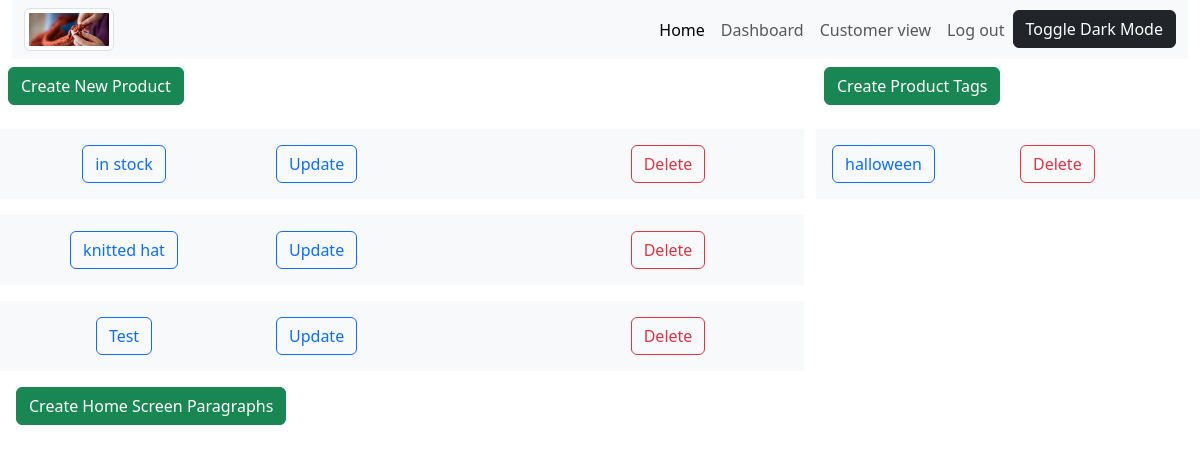
/dashboard/ (signed in), run on an earlier commit of the app's database.
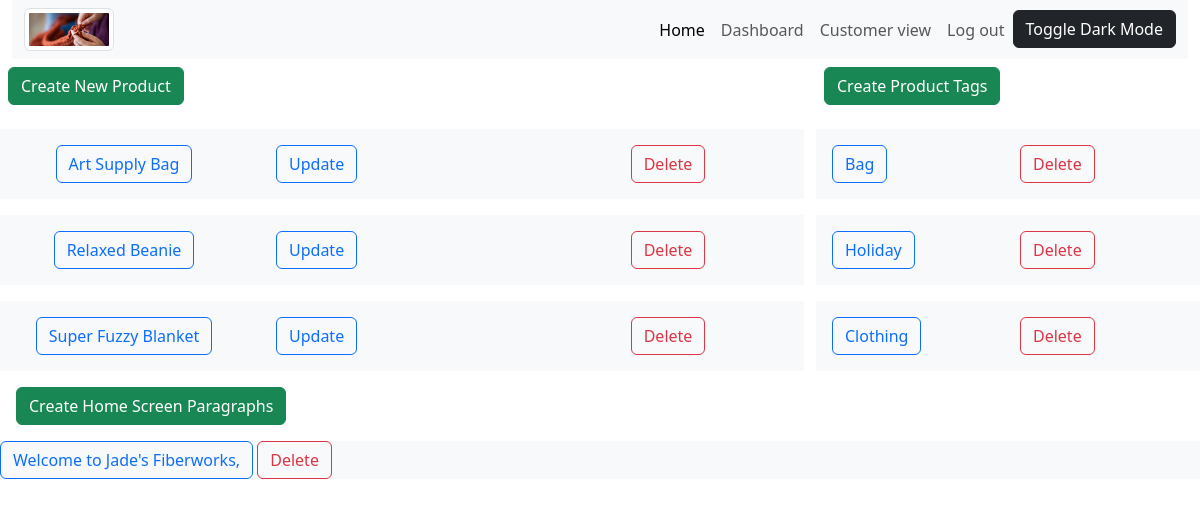
And on a later commit of the database.
### fiberworks_app/models.py (models this page shows, shortened)
class Product(models.Model):
    CATEGORY = (
        ('hats', 'hats'),
        ('shawls', 'shawls'),
        ('blankets', 'blankets'),
        ('scarves', 'scarves'),
        ('other', 'other'),
    )
    name = models.CharField(max_length=100)
    price = models.DecimalField(max_digits=5, decimal_places=2)
    description = models.CharField(max_length=250, blank=True, null=True)
    category = models.CharField(max_length=20, default='hats', choices=CATEGORY)
    tags = models.ManyToManyField(Tag, blank=True)
    image = models.ImageField(blank=True, null=True)
    in_stock = models.BooleanField(default=False)
    on_homepage = models.BooleanField(default=False)
    def get_absolute_url(self):
        return reverse("product_details", kwargs={"pk": self.pk})

class Tag(models.Model):
    name = models.CharField(max_length=100)

class Homescreen(models.Model):
    title = models.CharField(max_length=100, blank=True, null=True)
    paragraph = models.TextField(max_length=1000, blank=True, null=True)

### fiberworks_app/views.py (the view)
# urls.py: path('dashboard/', views.dashboard, name='dashboard'),
@login_required(login_url='login')
def dashboard(request):
    products = Product.objects.all()
    tags = Tag.objects.all().distinct()
    homescreen = Homescreen.objects.all()
    return render(request, 'fiberworks_app/dashboard.html', {'products': products, 'tags': tags, 'homescreen': homescreen})

### fiberworks_app/templates/fiberworks_app/dashboard.html (shortened to what this page needs)
{% extends 'fiberworks_app/base_template.html' %}
{% block content %}
  <div class="row">
    <div class="col-md-8">
      <a class="btn btn-success m-2" href="{% url 'create_product' %}">Create New Product</a>
      {% for product in products %}
        <div class="row">
          <div class="col bg-light p-3 text-center">
            <a class="btn btn-outline-primary" href="{{ product.get_absolute_url }}">{{ product.name }}</a>
          </div>
          <div class="col bg-light p-3">
            <a class="btn btn-outline-primary" href="{% url 'update_product' product.pk %}">Update</a>
          </div>
          <div class="col bg-light p-3 text-center">
            <a class="btn btn-outline-danger" href="{% url 'delete_product' product.pk %}">Delete</a>
          </div>
        </div>
      {% endfor %}
    </div>
    <div class="col-md-4">
      <a class="btn btn-success m-2" href="{% url 'create_tag' %}">Create Product Tags</a>
      {% for tag in tags %}
        <div class="col bg-light text-bg-light p-3">
          <div class="row">
            <div class="col">
              <a class="btn btn-outline-primary" href="{% url 'update_tag' tag.pk %}">{{ tag.name }}</a>
            </div>
            <div class="col">
              <a class="btn btn-outline-danger" href="{% url 'delete_tag' tag.pk %}">Delete</a>
            </div>
          </div>
        </div>
      {% endfor %}
    </div>
  </div>
  <div class="p-2">
    <a class="btn btn-success m-2" href="{% url 'create_home_screen' %}">Create Home Screen Paragraphs</a>
  </div>
  {% for title in homescreen %}
    <div class="row bg-light">
      <div class="col">
        <a class="btn btn-outline-primary" href="{% url 'update_home_screen' title.pk %}">{{ title.title }}</a>
        <a class="btn btn-outline-danger" href="{% url 'delete_home_screen' title.pk %}">Delete</a>
      </div>
    </div>
  {% endfor %}
{% endblock %}

What changed in the data, as far as the page shows it:
removed Product: name "in stock"
removed Product: name "knitted hat"
removed Product: name "Test"
removed Tag: name "halloween"
added Product: name "Art Supply Bag"
added Product: name "Relaxed Beanie"
added Product: name "Super Fuzzy Blanket"
added Tag: name "Bag"
added Tag: name "Holiday"
added Tag: name "Clothing"
added Homescreen: title "Welcome to Jade's Fiberworks,"
